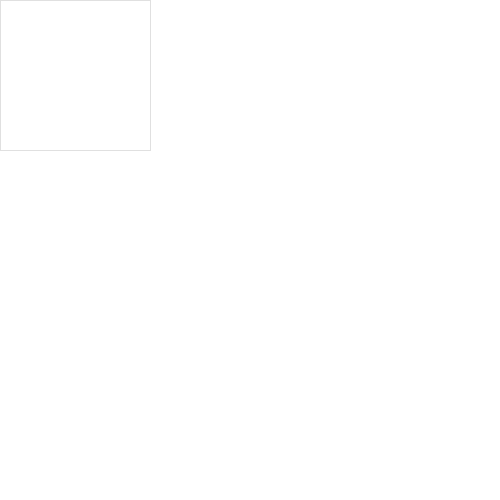
Frame 1 (no input)
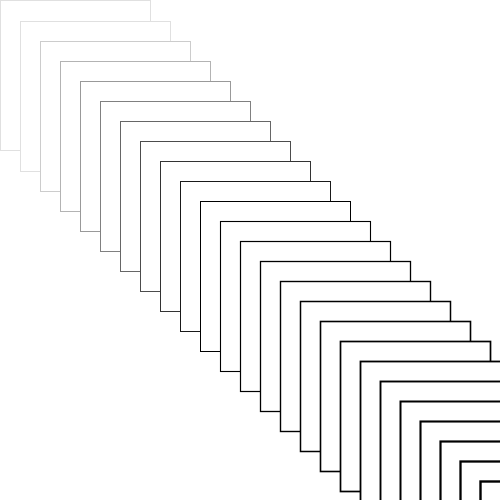
Frame 60 (the mouse pressed at the canvas centre just before this capture)
Frame 120 (the mouse held since frame 60 and released just before this capture): identical to frame 60, image omitted

The Processing sketch that drew these frames (run headless with seeded random() and noise(); from frame 60 on, the mouse is pressed at the canvas centre):

// Processing sketch: processing_180274
// ── processing_180274.pde

float a = 0;
float b = 0;
float c = 0;
float d = 500;

void setup() {
  background(255);
  size(500,500);
}

  void draw(){
    strokeWeight(c);
    rect(a,b,150,150);
    a=a+20;
    b=a+1;
    c=c+0.1;
  }
